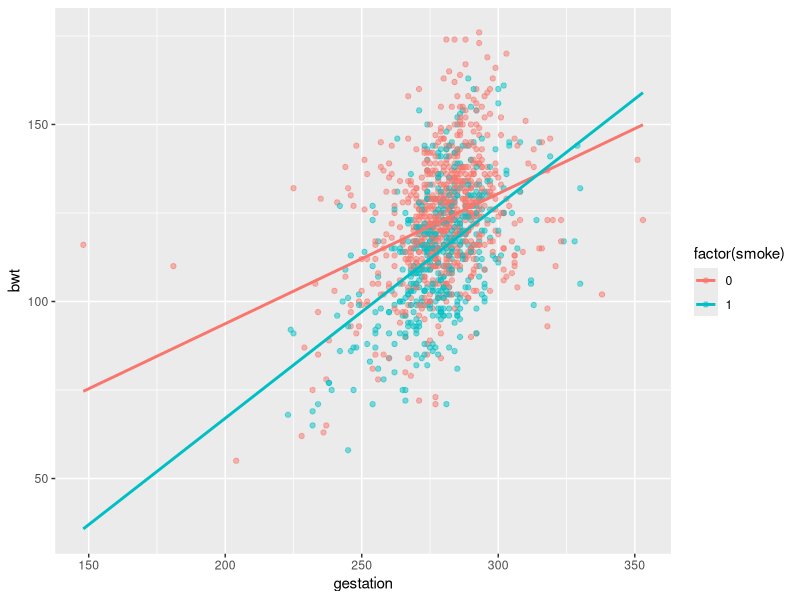

Reproduce this figure in R.
## ---- chunk 1
library(tidyverse)
library(broom)
## ---- chunk 2
births <- read_csv("data/births.csv")
## ---- chunk 3
m_main <- lm(bwt ~ gestation +parity + height + smoke, data = births)
tidy(m_main) %>% 
  select(term, estimate) %>% 
  mutate(estimate = round(estimate, 5))
## ---- chunk 4
glance(m_main)
## ---- chunk 5
tidy(m_main, conf.int = TRUE, conf.level = 0.95) %>% 
  filter(term == "height")

height_baby <- lm(bwt ~ height, data = births)
tidy(height_baby)
## ---- chunk 6
m_int <- lm(bwt ~ smoke + gestation + gestation * smoke, data = births)
tidy(m_int)
## ---- chunk 7
ggplot(data = births,
       mapping = aes(x = gestation, y = bwt, color = factor(smoke))) +
  geom_point(alpha = 0.5) + 
  geom_smooth(method = "lm", se = FALSE, fullrange = TRUE)
